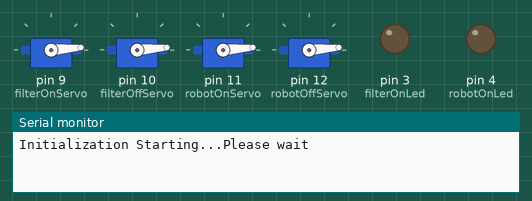
Simulated run of this sketch. Board: Arduino Uno, built with avr-gcc and run on an emulated ATmega328P. Shown: 4 × servo, output pins drawn as LEDs (lit = HIGH), the last lines printed to the serial monitor.

Above: at 0.1 s.
At 5.1 s:
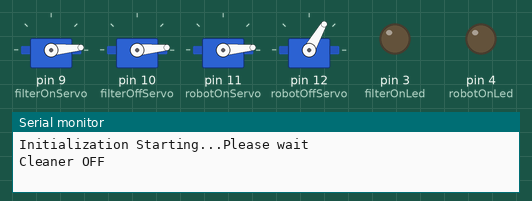
At 7.1 s:
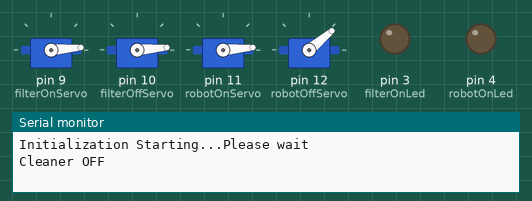
At 15.1 s:
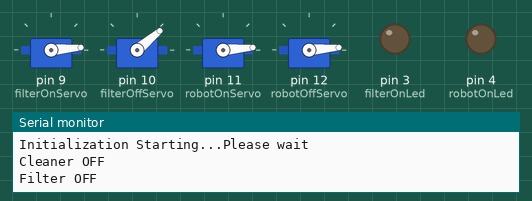
Timing chart, 0 to 17.5 s (numbered marks = the images above):
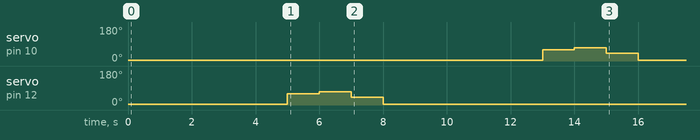

The sketch:

pool_control.ino
```cpp
/*

*/

#include <Servo.h>
#define MIN 5
#define MAX 60
#define WIGGLE 10

// twelve servo objects can be created on most boards
Servo filterOnServo;  // create servo object to control a servo
Servo filterOffServo;
Servo robotOnServo;
Servo robotOffServo;
//Servo roofOnServo;
//Servo roofOffServo;

long second1 = 1000;
long second5 = 5000;
long minute1 = (second5 * 12); // 60,000
long minute5 = (minute1 * 5);  // 300,000
long minute10 = (minute1 * 10); // 600,000
long minute30 = (minute1 * 30); // 1,800,000

int pos = 0;    // variable to store the servo position

int filterOnLed = 3;
int robotOnLed  = 4;

int minLight;          //Used to calibrate the readings
int maxLight;          //Used to calibrate the readings
int lightLevel;
int adjustedLightLevel;
bool daytime;
bool summertime;
bool filterOn;
bool pool_warmer_than_air;
bool robotStarted;

void setup() {
  Serial.begin(9600);

  Serial.println("Initialization Starting...Please wait");
  filterOnServo.attach(9);  // attaches the servo on pin 9 to the servo object
  filterOffServo.attach(10);
  robotOnServo.attach(11);
  robotOffServo.attach(12);
  //roofOnServo.attach(?);
  //roofOffServo.attach(?);

  pinMode(filterOnLed, OUTPUT);
  pinMode(robotOnLed, OUTPUT);

  daytime    = false;
  summertime = true;
  filterOn   = false;
  pool_warmer_than_air = false;
  robotStarted = false;

/*
  Serial.println("------");
  lightLevel=analogRead(A0); //(photoRPin);
  Serial.println(minLight);
  Serial.println(lightLevel);
  Serial.println(maxLight);
*/

  filterOnServo.write(MIN);
  filterOffServo.write(MIN);
  robotOnServo.write(MIN);
  robotOffServo.write(MIN);

  delay(second5);

  press_cleaner_OFF();
  delay(second5);
  press_filter_OFF();

  delay(second5);

  Serial.println("Initialization Done");

}

void loop() {

/*
  press_filter_OFF();
  delay(second5);
  press_filter_ON();
  delay(second5);
  press_cleaner_OFF();
  delay(second5);
  press_cleaner_ON();
  delay(second5);
  */


  // =====================
  // DETERMINE DAY OR NIGHT
  // =====================

  lightLevel=analogRead(A0); //(photoRPin);

  if (lightLevel < 300){
    daytime=true;
    Serial.println("Day");
  } else if (lightLevel > 500) {
    daytime=false;
    Serial.println("Night");
  }
  // =====================

  // ===============================
  // DETERMINE SUMMER OR WINTER MODE
  // ===============================
    summertime=true;
  // ===============================

  // ===============================
  // DETERMINE POOL WARMER THAN AIR
  // ===============================
    pool_warmer_than_air=false;
  // ===============================


  // ===============================
  // PRESS BUTTONS ON REMOTE
  // Depends on day/night and summer/winter and pool/air temperature
  // On a summer day, turn ON
  // On a summer night, if pool temp is warmer than air then turn ON
  // If freezing, pump will turn on automatically
  // ===============================
  if (summertime==true && daytime==true && filterOn==false){
    // Summer Day
    // Press Filter ON
    // Rely on pool controller to decide to send to roof or not
    filterOn=true;
    press_filter_ON();
  }

//  else if (summertime==true && daytime==false && pool_warmer_than_air==true && filterOn==false){
//    // Cool Summer Night
//    // Press Filter ON
//    // Press AUX to send to roof
//    filterOn=true;
//    press_filter_ON();
//    //press_aux_ON();
//  }

  else if (daytime==false && filterOn==true){
    // Night
    // Press Filter OFF
    // Turn AUX OFF
    filterOn=false;
    press_cleaner_OFF(); // Make sure cleaner is OFF first
    delay(second5);
    press_filter_OFF();
  }
  // ===============================


  // ===============================
  // TURN ON ROBOT ONCE PER DAY
  // ===============================
  if (daytime==true && filterOn==true && robotStarted==false){
    robotStarted=true;
    // start robot after 5 minutes
    Serial.println("Waiting 5min to start robot");
    delay(minute5);
    //                        delay(minute1);
    press_cleaner_ON();
    delay(minute30);
    delay(minute30);
    //                       delay(minute1);
    press_cleaner_OFF();
  }
  else if (daytime==false){
    // End of day...reset robot
    robotStarted=false;
  }
  // ===============================


  // 10 minute delay
  delay(minute10);

}

void press_filter_ON() {
  Serial.println("Filter ON");
  filterOnServo.write(MAX);
  delay(second1);
  filterOnServo.write(MAX+WIGGLE);
  delay(second1);
  filterOnServo.write(MAX-WIGGLE-WIGGLE);
  delay(second1);
  filterOnServo.write(MIN);
  digitalWrite(filterOnLed, HIGH);
}

void press_filter_OFF() {
  Serial.println("Filter OFF");
  filterOffServo.write(MAX);
  delay(second1);
  filterOffServo.write(MAX+WIGGLE);
  delay(second1);
  filterOffServo.write(MAX-WIGGLE-WIGGLE);
  delay(second1);
  filterOffServo.write(MIN);
  digitalWrite(filterOnLed, LOW);
}

void press_cleaner_ON() {
  Serial.println("Cleaner ON");
  robotOnServo.write(MAX);
  delay(second1);
  robotOnServo.write(MAX+WIGGLE);
  delay(second1);
  robotOnServo.write(MAX-WIGGLE-WIGGLE);
  delay(second1);
  robotOnServo.write(MIN);
  digitalWrite(robotOnLed, HIGH);
}

void press_cleaner_OFF() {
  Serial.println("Cleaner OFF");
  robotOffServo.write(MAX);
  delay(second1);
  robotOffServo.write(MAX+WIGGLE);
  delay(second1);
  robotOffServo.write(MAX-WIGGLE-WIGGLE);
  delay(second1);
  robotOffServo.write(MIN);
  digitalWrite(robotOnLed, LOW);
}
```
